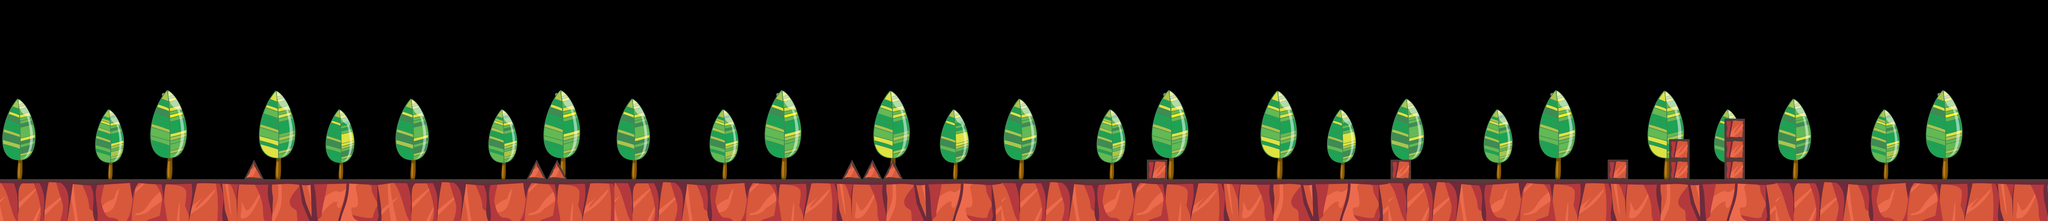

Below is a game level as drawn by its tile map, then a one-line description and the .tmx that defines it (tile-layer data replaced by summaries):
An orthogonal 1000x108 tile map with 10x10 px tiles, 3 tile layers (FLOOR, RECTANGLES, TRIANGLES), 5 tilesets and 12 objects.

<map version="1.0" tiledversion="1.1.5" orientation="orthogonal" renderorder="right-down" width="1000" height="108" tilewidth="10" tileheight="10" infinite="0" nextobjectid="96">
 <tileset firstgid="1" name="lightForestFloor" tilewidth="10" tileheight="10" tilecount="12288" columns="192">
  <image source="lightForestFloor.png" width="1920" height="640" />
 </tileset>
 <tileset firstgid="12289" name="lightForestFloor" tilewidth="10" tileheight="10" tilecount="12288" columns="192">
  <image source="lightForestFloor.png" width="1920" height="640" />
 </tileset>
 <tileset firstgid="24577" name="lightForestFloor" tilewidth="10" tileheight="10" tilecount="12288" columns="192">
  <image source="lightForestFloor.png" width="1920" height="640" />
 </tileset>
 <tileset firstgid="36865" source="triangle.tsx" />
 <tileset firstgid="36965" source="rectangle.tsx" />
 <layer name="FLOOR" width="1000" height="108">
  <data>[108000 cells, 63280 non-empty, 12288 distinct tile ids]</data>
 </layer>
 <layer name="RECTANGLES" width="1000" height="108">
  <data>[108000 cells, 800 non-empty, 100 distinct tile ids]</data>
 </layer>
 <layer name="TRIANGLES" width="1000" height="108">
  <data>[108000 cells, 600 non-empty, 100 distinct tile ids]</data>
 </layer>
 <objectgroup name="rectangles">
  <object id="81" x="5600" y="780" width="100" height="100" />
  <object id="83" x="6790" y="780" width="100" height="100" />
  <object id="90" x="7850" y="780" width="100" height="100" />
  <object id="91" x="8150" y="680" width="100" height="200" />
  <object id="95" x="8420" y="580" width="100" height="300" />
 </objectgroup>
 <objectgroup name="triangles">
  <object id="75" x="1190" y="880">
   <polygon points="0,0 100,0 50,-100" />
  </object>
  <object id="76" x="2570" y="880">
   <polygon points="0,0 100,0 50,-100" />
  </object>
  <object id="77" x="2670" y="880">
   <polygon points="0,0 100,0 50,-100" />
  </object>
  <object id="78" x="4110" y="880">
   <polygon points="0,0 100,0 50,-100" />
  </object>
  <object id="79" x="4210" y="880">
   <polygon points="0,0 100,0 50,-100" />
  </object>
  <object id="80" x="4310" y="880">
   <polygon points="0,0 100,0 50,-100" />
  </object>
 </objectgroup>
 <objectgroup name="floor">
  <object id="70" x="0" y="880" width="10000" height="200" />
 </objectgroup>
</map>
